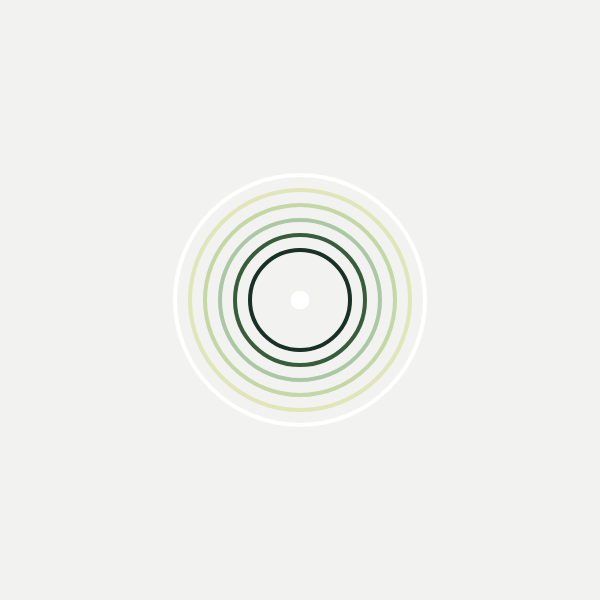
Frame 1 (no input)
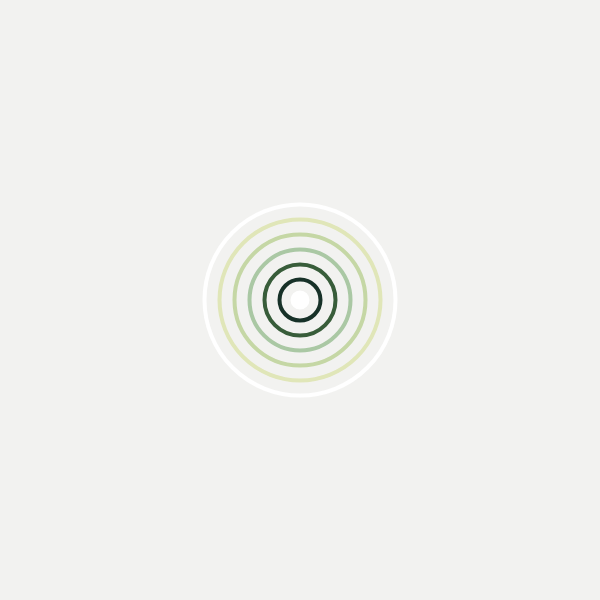
Frame 60 (no input)
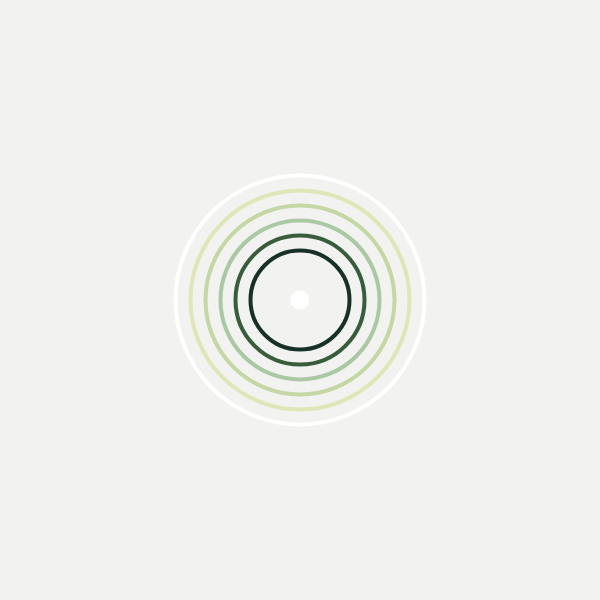
Frame 120 (the mouse pressed at the canvas centre since frame 60)

The p5.js sketch that drew these frames (run headless with seeded random() and noise() and a simulated clock; from frame 60 on, the mouse is pressed at the canvas centre):

// p5.js sketch
// ── sketch.js

let kreis = 100;
let groesse = 30;



function setup() {
  createCanvas(600, 600);
  frameRate(60);


}

function draw() {
  background(242, 242, 240);

  noFill();

  strokeWeight(4);
  //stroke(random(255), random(255), random(255));

  stroke(23, 49, 40);
  ellipse(300, 300, kreis, kreis);

  stroke(56, 93, 58);
  ellipse(300, 300, kreis + groesse, kreis + groesse);

  stroke(170, 200, 164);
  ellipse(300, 300, kreis + 2*groesse, kreis + 2*groesse );

  stroke(197, 215, 165);
  ellipse(300, 300, kreis + 3*groesse, kreis + 3*groesse );

  stroke(224, 230, 184);
  ellipse(300, 300, kreis + 4*groesse, kreis + 4*groesse );

  stroke(255, 255, 255);
  ellipse(300, 300, kreis + 5*groesse, kreis + 5*groesse );


  //Test ob die Mitte stimmt
  //rect(300, 300, 100, 100);
  fill(255, 255, 255);
  ellipse(300, 300, 15, 15);

  if (mouseIsPressed) {
    	kreis = kreis + 1;
	} else{
		kreis = kreis -1;
	}








}
